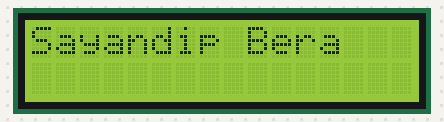
The sketch below on a simulated Arduino Uno, built with avr-gcc and run on an emulated ATmega328P. On the bench: 16×2 character LCD.

Above: at 0.24 s.
At 16.22 s:
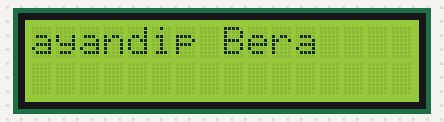
At 16.84 s:
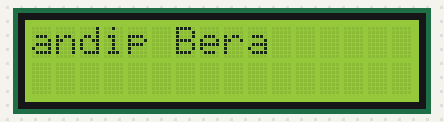
At 17.77 s:
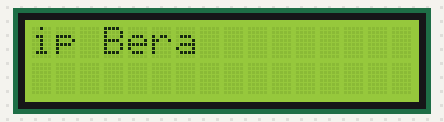
At 19.61 s:
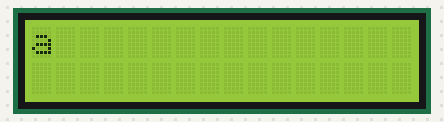
At 39.81 s:
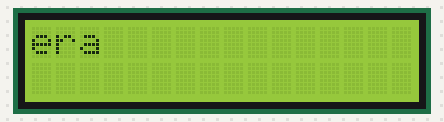

The sketch:

Stylish_text_animation.ino
```cpp
#include <Wire.h>
#include <LiquidCrystal_I2C.h>

int lcd_Columns = 16; // Number of columns in display
int lcd_Rows = 2;     // Number of Rows in display

LiquidCrystal_I2C lcd(0x27, lcd_Columns, lcd_Rows); // set the LCD address and number of Rows and Columns

String text = "Sayandip Bera";  // Put your required Text here
int speed_Adjust = 300;   // Speed of moving Text
int rest_Time = 400;      // Resting time of Text animation at the edges of display

int text_Len;             // Variable to save text length

void setup()
{
  lcd.init();                      // initialize the lcd
  lcd.backlight();                 // Turn on the LCD backlight
  lcd.clear();                     // Clear the display

  text_Len = text.length(); // Finding the number of characters in the Text
}

void bounceAnimation() {
  for (int j = 0; j < lcd_Rows; j++) {
    for (int i = 0; i < (lcd_Columns - text_Len + 1); i++) {
      lcd.clear();
      lcd.setCursor(i, j);
      lcd.print(text);
      delay(speed_Adjust);
    }

    for (int i = (lcd_Columns - text_Len); i >= 0; i--) {
      lcd.clear();
      lcd.setCursor(i, j);
      lcd.print(text);
      delay(speed_Adjust);
    }
  }
}

void zigzagAnimation() {
  for (int i = 0; i < (lcd_Columns - text_Len + 1); i++) {
    for (int j = 0; j < lcd_Rows; j++) {
      lcd.clear();
      lcd.setCursor(i, j);
      lcd.print(text);
      delay(speed_Adjust);
      if (j < lcd_Rows - 1) {
        lcd.clear();
      }
    }
  }

  for (int i = (lcd_Columns - text_Len); i >= 0; i--) {
    for (int j = lcd_Rows - 1; j >= 0; j--) {
      lcd.clear();
      lcd.setCursor(i, j);
      lcd.print(text);
      delay(speed_Adjust);
      if (j > 0) {
        lcd.clear();
      }
    }
  }
}

void scrollingAnimation() {
  for (int i = 0; i < text_Len + lcd_Columns; i++) {
    lcd.clear();
    int start = i - lcd_Columns + 1;
    if (start < 0) start = 0;
    lcd.setCursor(0, 0);
    lcd.print(text.substring(start, start + lcd_Columns));
    delay(speed_Adjust);
  }

  delay(rest_Time);
}

void loop() {
  bounceAnimation();
  delay(rest_Time);
  zigzagAnimation();
  delay(rest_Time);
  scrollingAnimation();
  delay(rest_Time);
}
```
